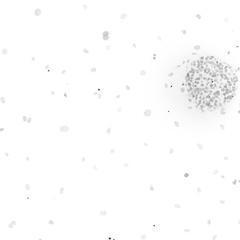
#> input picture random_forest/data/train/jpg/B/E02_t0_NaiveCult_s10_channel3.jpg, 240 x 240 px; its folder holds only this picture in this run
$ jupyter execute augmentation.ipynb
#> lines starting #> are read from the running program, lines starting #| are printed output that depends on the picture
# __Image augmentation__

Image (tiff) augmentation to increase training sets <br>

Methods: <br>
random rotation, flipping, zoom, and shear

[cell 1]
import os
import numpy as np
import cv2
from skimage import io, img_as_ubyte

[cell 2]
def augment_image(image, rotation_range=2, flip_probability=0.5):
    """
    Augment the input image with random rotation, flipping, zoom, and shear.

    Args:
    - image: numpy array of shape (height, width, channels)
    - rotation_range: maximum rotation angle in degrees
    - flip_probability: probability of flipping the image horizontally or vertically

    Returns:
    - augmented_image: numpy array of the same shape as input image
    """
#> called with rotation_range = 2, flip_probability = 0.5
    # Get image dimensions
    height, width = image.shape[:2]
#> height = 240; width = 240

    # Random rotation
    angle = np.random.uniform(-rotation_range, rotation_range)
    rotation_matrix = cv2.getRotationMatrix2D((width/2, height/2), angle, 1)

    # Determine the new bounds
    cos = np.abs(rotation_matrix[0, 0])
#> cos = 1
    sin = np.abs(rotation_matrix[0, 1])
#> sin = 0.00341
    new_width = int((height * sin) + (width * cos))
#> new_width = 240
    new_height = int((height * cos) + (width * sin))
#> new_height = 240

    # Adjust the rotation matrix
    rotation_matrix[0, 2] += (new_width / 2) - (width / 2)
    rotation_matrix[1, 2] += (new_height / 2) - (height / 2)

    # Perform the rotation
    augmented_image = cv2.warpAffine(image, rotation_matrix, (new_width, new_height), flags=cv2.INTER_LINEAR, borderMode=cv2.BORDER_REFLECT)

    # Random horizontal flip
    if np.random.random() < flip_probability:
        augmented_image = cv2.flip(augmented_image, 1)

    # Random vertical flip
    if np.random.random() < flip_probability:
        augmented_image = cv2.flip(augmented_image, 0)

    # Random zoom
    if np.random.random() < 0.5:
        zoom_factor = np.random.uniform(0.8, 1.2)

        if zoom_factor > 1:  # Zoom in
            # Calculate crop dimensions
            crop_height = int(height / zoom_factor)
            crop_width = int(width / zoom_factor)

            # Calculate crop starting points
            start_y = (height - crop_height) // 2
            start_x = (width - crop_width) // 2

            # Ensure valid crop coordinates
            start_y = max(0, start_y)
            start_x = max(0, start_x)
            end_y = min(height, start_y + crop_height)
            end_x = min(width, start_x + crop_width)

            # Crop and resize
            cropped = augmented_image[start_y:end_y, start_x:end_x]
            augmented_image = cv2.resize(cropped, (width, height), interpolation=cv2.INTER_LINEAR)

        else:  # Zoom out
            # Resize to smaller dimension
            new_height = int(height * zoom_factor)
            new_width = int(width * zoom_factor)
            resized = cv2.resize(augmented_image, (new_width, new_height), interpolation=cv2.INTER_LINEAR)

            # Create a blank canvas of original size
            result = np.zeros_like(image)

            # Calculate padding
            pad_y = (height - new_height) // 2
            pad_x = (width - new_width) // 2

            # Place the resized image in the center
            y1 = max(0, pad_y)
            y2 = min(height, pad_y + new_height)
            x1 = max(0, pad_x)
            x2 = min(width, pad_x + new_width)

            result[y1:y2, x1:x2] = resized[:y2-y1, :x2-x1]
            augmented_image = result

    # Random shear
    if np.random.random() < 0.5:
        shear_factor = np.random.uniform(-0.3, 0.3)
        M = np.float32([[1, shear_factor, 0], [0, 1, 0]])
        augmented_image = cv2.warpAffine(augmented_image, M, (width, height), flags=cv2.INTER_LINEAR, borderMode=cv2.BORDER_REFLECT)
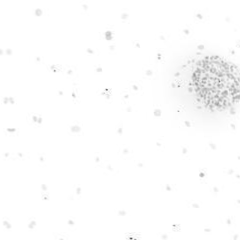
#> augmented_image: shape (240, 240); min 87, max 255, mean 252.3

    return augmented_image

[cell 3]
def augment_and_save_image(folder_path, image_name, output_folder=None, counter=1):
    """
    Read an image from a folder, augment it, and save it back to the same or specified folder.

    Args:
    - folder_path: string, path to the folder containing the image
    - image_name: string, name of the image file
    - output_folder: string, path to the output folder (if None, use the same folder)
    - counter: int, a counter to make the filename unique

    Returns:
    - None
    """
    # Construct full path to the image
    image_path = os.path.join(folder_path, image_name)

    # Read the image using scikit-image
    original_image = io.imread(image_path)

    if original_image is None:
        print(f"Error: Could not read image {image_name}")
        return

    # Augment the image
    augmented_image = augment_image(original_image)

    if augmented_image is None:
        print("Error: Augmentation failed")
        return

    # Convert to 8-bit if necessary
    if augmented_image.dtype != np.uint8:
        augmented_image = img_as_ubyte(augmented_image / augmented_image.max())

    # Generate a new filename for the augmented image
    name, ext = os.path.splitext(image_name)
    augmented_name = f"{name}_aug_{counter:03d}{ext}"

    # Determine output folder
    if output_folder is None:
        output_folder = folder_path

    augmented_path = os.path.join(output_folder, augmented_name)

    # Save the augmented image using scikit-image
    try:
        io.imsave(augmented_path, augmented_image)
        print(f"Augmented image saved successfully as {augmented_name}")
    except Exception as e:
        print(f"Error saving image: {str(e)}")

[cell 4]
def generate_multiple_augmentations(folder_path, n, output_folder=None):
    """
    Generate multiple augmented images from all images in a folder.

    Args:
    - folder_path: string, path to the folder containing the images
    - n: int, total number of images to generate (including original images)
    - output_folder: string, path to the output folder (if None, use the same folder)

    Returns:
    - None
    """
    # Get list of image files in the folder
    image_files = [f for f in os.listdir(folder_path) if f.lower().endswith(('.png', '.jpg', '.jpeg', '.tif', '.tiff'))]

    if not image_files:
        print("No image files found in the specified folder.")
        return

    # Create output folder if it doesn't exist
    if output_folder is None:
        output_folder = folder_path
    os.makedirs(output_folder, exist_ok=True)

    # Calculate number of augmentations per image
    num_orig_images = len(image_files)
    augmentations_per_image = max(0, (n - num_orig_images) // num_orig_images)
    extra_augmentations = max(0, (n - num_orig_images) % num_orig_images)

    print(f"Generating {augmentations_per_image} augmentations per image, plus {extra_augmentations} extra.")

    # Generate augmentations
    augmentation_counter = 1
    for i, image_name in enumerate(image_files):
        # Copy original image to output folder
        original_path = os.path.join(folder_path, image_name)
        io.imsave(os.path.join(output_folder, image_name), io.imread(original_path))

        # Generate augmentations
        for j in range(augmentations_per_image + (1 if i < extra_augmentations else 0)):
            augment_and_save_image(folder_path, image_name, output_folder, augmentation_counter)
            augmentation_counter += 1

    print(f"Augmentation complete. {n} total images generated in {output_folder}")


$ run again, on random_forest/data/train/jpg/B/E02_t0_NaiveCult_s19_channel3_aug_004.jpg
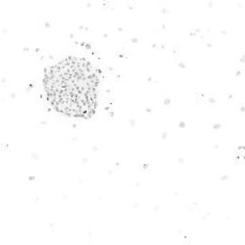
#> input picture random_forest/data/train/jpg/B/E02_t0_NaiveCult_s19_channel3_aug_004.jpg, 245 x 245 px
#> in augment_image, `augmented_image = cv2.warpAffine(augmented_image, M, (width, height), ..`:
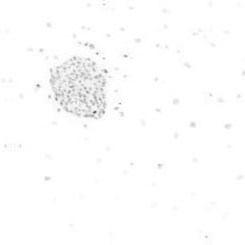
#> augmented_image: shape (245, 245); min 89, max 255, mean 252.6

$ run again, on random_forest/data/train/jpg/B/E02_t0_NaiveCult_s26_channel3.jpg
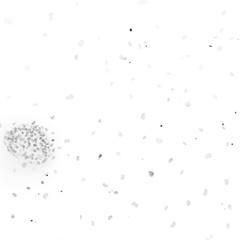
#> input picture random_forest/data/train/jpg/B/E02_t0_NaiveCult_s26_channel3.jpg, 240 x 240 px
#> in augment_image, `augmented_image = cv2.warpAffine(augmented_image, M, (width, height), ..`:
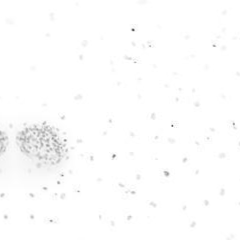
#> augmented_image: shape (240, 240); min 93, max 255, mean 252.7

$ run again, on random_forest/data/train/jpg/B/E02_t0_NaiveCult_s10_channel3_aug_001.jpg
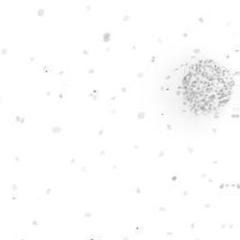
#> input picture random_forest/data/train/jpg/B/E02_t0_NaiveCult_s10_channel3_aug_001.jpg, 240 x 240 px
#> in augment_image, `augmented_image = cv2.warpAffine(augmented_image, M, (width, height), ..`:
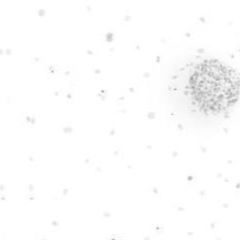
#> augmented_image: shape (240, 240); min 163, max 255, mean 252.3
